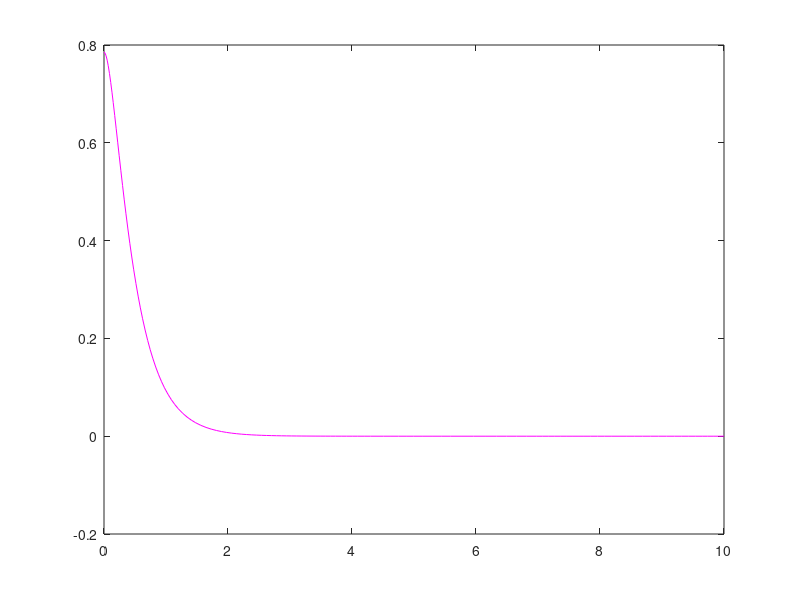

Here is the MATLAB script that generated this plot:
function Feedback_Control()
global A B K
close all
A = [0 1;1 0];
B = [0;1];

%%%Open Loop Eigenvalues
eig(A)

%%%Initial Conditions
x0 = [45*pi/180;0];

%%%Add our feedback control
kp = -20;
kd = -10;
K = [kp kd];

%%%Closed Loop Eigenvalues
eig(A+B*K)

%%%%Let's simulate using State Space
[tSS,xvecSS] = ode45(@DerivativesSS,[0 10],x0);
%%%%Because the sys is 2nd order we need to pull out
%%%x
xSS = xvecSS(:,1); 
plot(tSS,xSS,'m-')


%%%%Now let's code the SS derivatives routine
function dxvecdt = DerivativesSS(t,xvec)
global A B K 
u = K*xvec;

dxvecdt = A*xvec + B*u;
